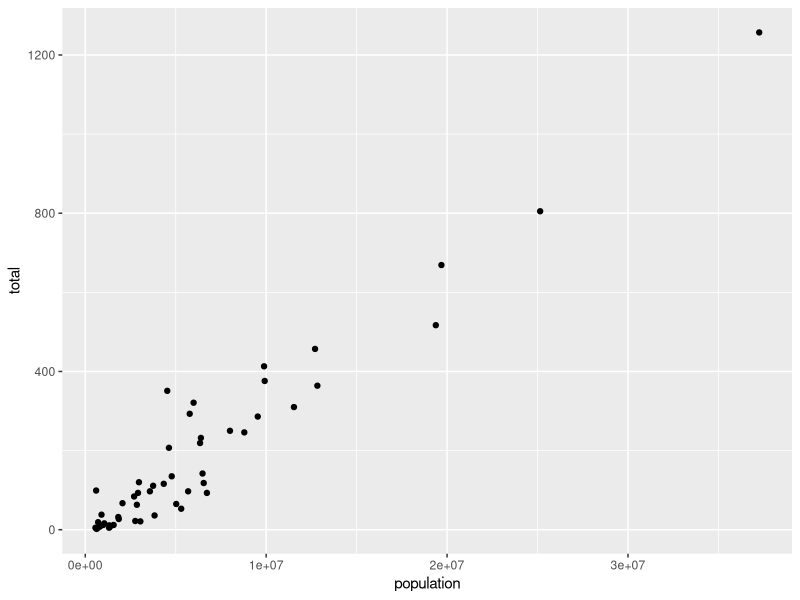
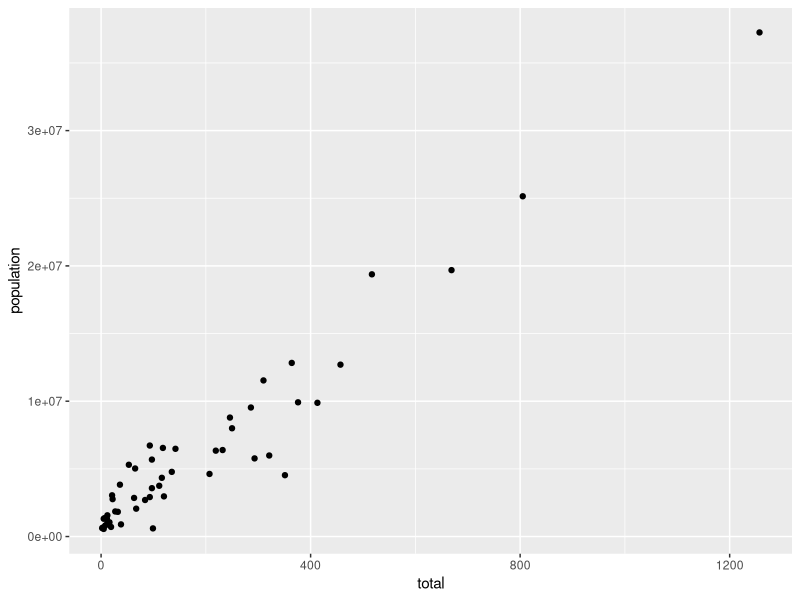
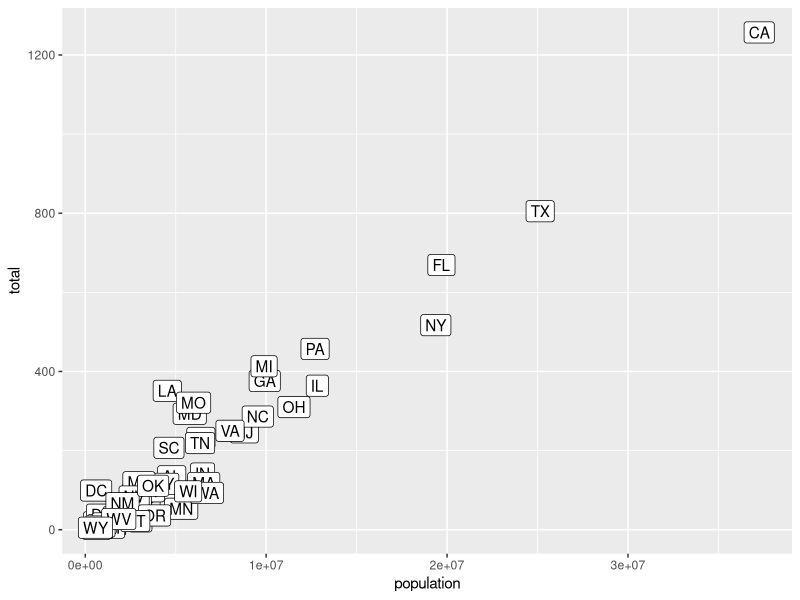
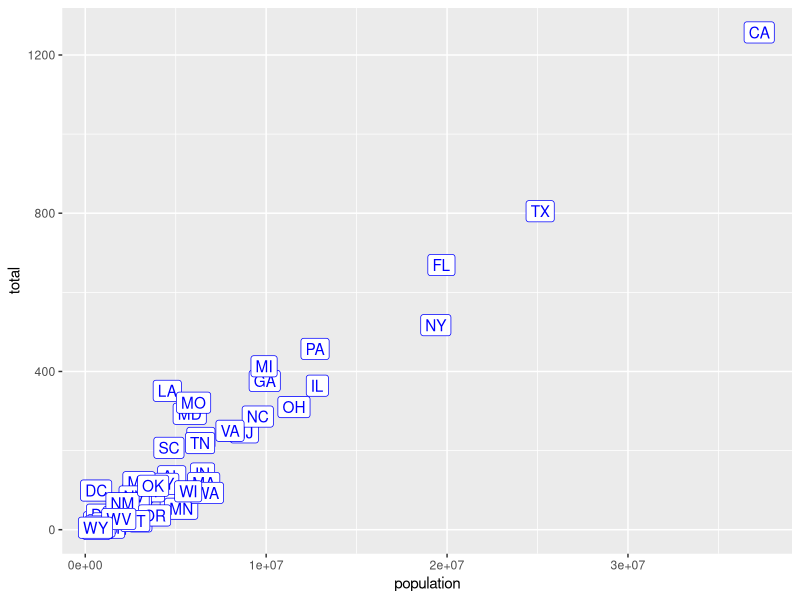
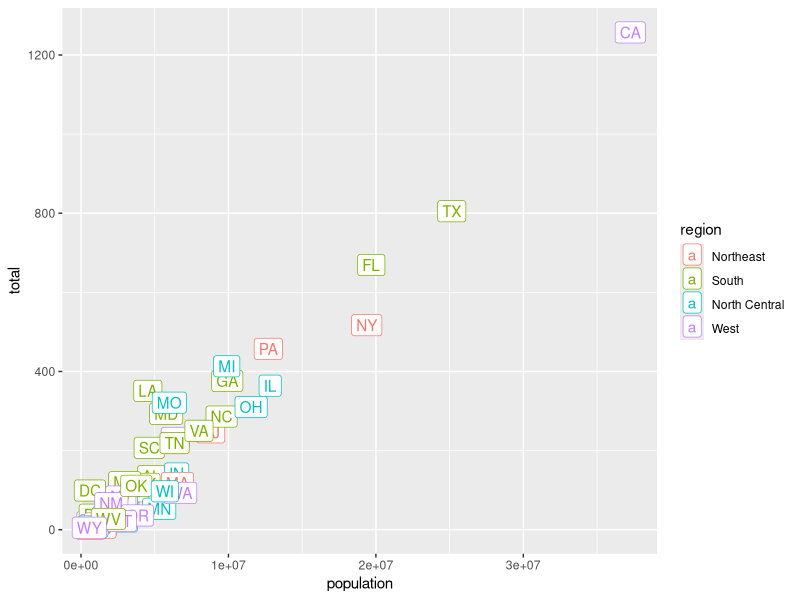
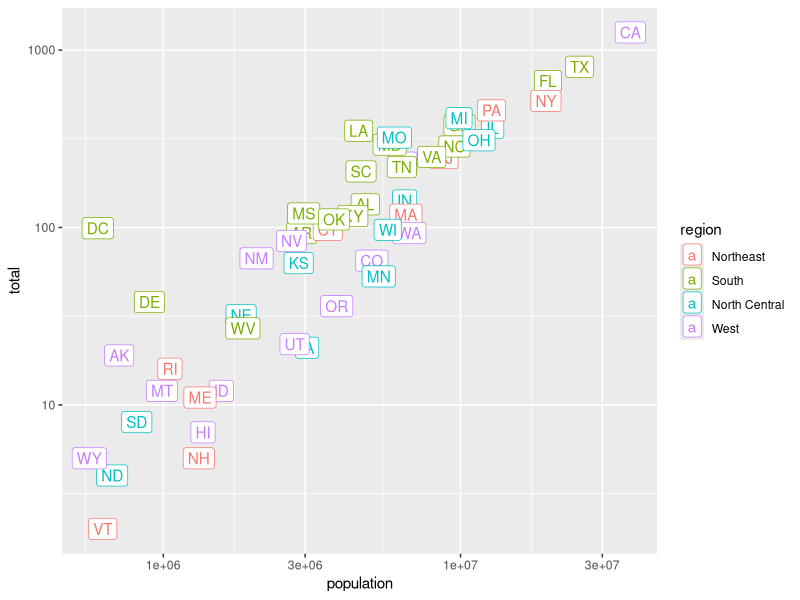
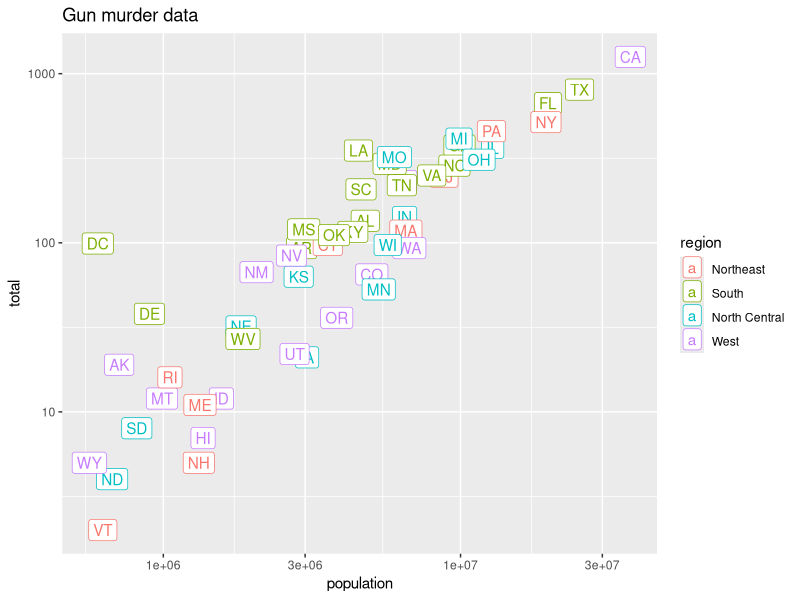
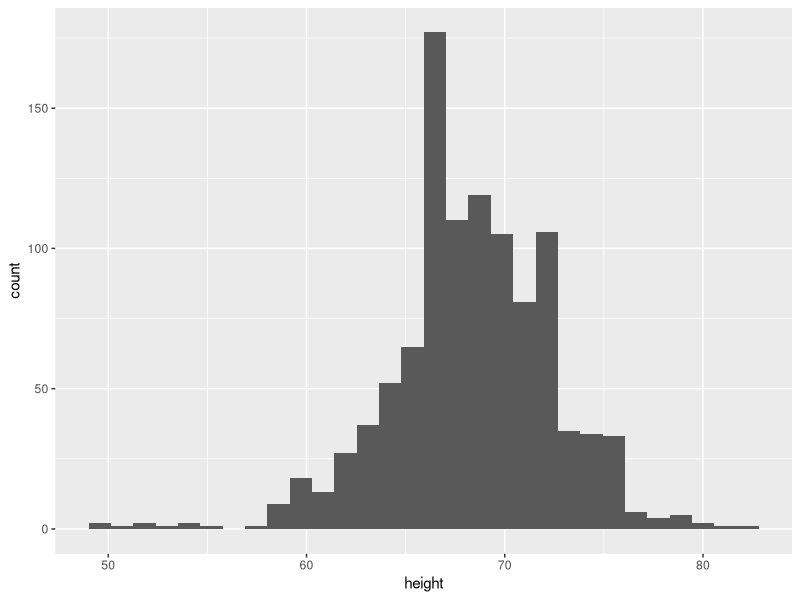

Write the R code that produced these figures, in order.
library(dplyr)
library(ggplot2)
library(dslabs)
data(heights)
data(murders)
p <- ggplot(murders)

# What is the class of the object p?

class(p)


# Using the pipe %>%, create an object p associated with the heights dataset 
# instead of with the murders dataset as in previous exercises.
data(heights)
# define ggplot object called p like in the previous exercise but using a pipe 
p<- heights %>% ggplot()

# Fill out the sample code with the correct variable names to 
# plot total murders versus population size.

murders %>% ggplot(aes(x = population, y = total)) +
  geom_point()

# Remake the plot but flip the axes so that total is on 
# the x-axis and population is on the y-axis.
murders %>% ggplot(aes(total, population)) +
  geom_point()

# add a label aesthetic to aes equal to the state abbreviation
# use geom_label instead of geom_point

library(dplyr)
library(ggplot2)
library(dslabs)
data(murders)
## edit the next line to add the label
murders %>% ggplot(aes(population, total, label = abb)) +
  geom_label()

# Rewrite the code above to make the labels blue by adding an argument to geom_label.
# You do not need to put the color argument inside of an aes col.

murders %>% ggplot(aes(population, total,label= abb)) +
  geom_label(color = "blue")

# Rewrite the code above to make the label color correspond to the state's region. 
# Because this is a mapping, you will have to do this through the aes function. 
# Use the existing aes function inside of the ggplot function.

murders %>% ggplot(aes(population, total, label = abb, color = region)) +
  geom_label()

# To change the x-axis to a log scale we learned about the scale_x_log10() function. 
# We can change the axis by adding this layer to the object p to change the scale 
# and render the plot using the following code:

# Change both axes to be in the log scale on a single graph. 
# Make sure you do not redefine p - just add the appropriate layers.
p <- murders %>% ggplot(aes(population, total, label = abb, color = region)) + geom_label()
## add layers to p here
p + scale_x_log10() + scale_y_log10()

# We are now going to add a title to this plot. We will do this by adding yet another layer, 
# this time with the function ggtitle.
p <- murders %>% ggplot(aes(population, total, label = abb, color = region)) +
  geom_label()
# add a layer to add title to the next line
p + scale_x_log10() + 
  scale_y_log10() + ggtitle("Gun murder data")


# Create a ggplot object called p using the pipe to assign the heights data to 
# a ggplot object.
# Assign height to the x values through the aes function.
# define p here
p <- heights  %>% ggplot(aes(height))

# Add a layer to the object p (created in the previous exercise) using 
# the geom_histogram function to make the histogram.
p <- heights %>% 
  ggplot(aes(height))
## add a layer to p
p + geom_histogram()

# Use the binwidth argument to change the histogram made in the previous exercise 
# to use bins of size 1 inch.
p <- heights %>% 
  ggplot(aes(height))
## add the geom_histogram layer but with the requested argument
p + geom_histogram(binwidth = 1)

# Now instead of geom_histogram we will use 
# geom_density to create a smooth density plot.
## add the correct layer using +
heights %>% 
  ggplot(aes(height)) + geom_density()

# Create separate smooth density plots for males and females by defining group 
# by sex. Use the existing aes function inside of the ggplot function.

## add the group argument then a layer with +
heights %>% 
  ggplot(aes(height, group = sex)) + geom_density()


# Change the density plots from the previous exercise to add color.
## edit the next line to use color instead of group then add a density layer
heights %>% 
  ggplot(aes(height, color = sex)) + geom_density()


# When using the geom_density geometry, color creates a colored line for 
# the smooth density plot while fill colors in the area under the curve.
# However, here the second density is drawn over the other. 
# We can change this by using something called alpha blending.
# Set the alpha parameter to 0.2 in the geom_density function to make this change.
heights %>% 
  ggplot(aes(height, fill = sex,)) + 
  geom_density(alpha = 0.2)
